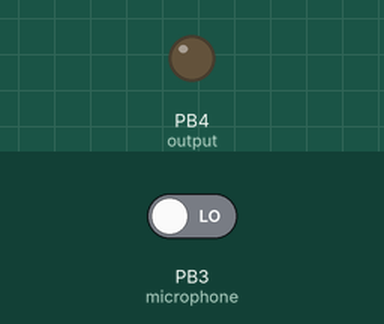
The sketch below on a simulated ATtiny85, built with avr-gcc and run on an emulated ATtiny85. Parts: output pins drawn as LEDs (lit = HIGH). The test bench sets the inputs (shaded band); at power-on: PB3 (microphone) LOW.

Above: at 1.2 s.
1.3 s: PB3 (microphone) driven HIGH
At 2.1 s:
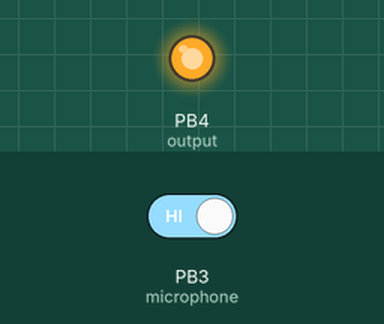
4.3 s: PB3 (microphone) driven LOW
At 4.3 s:
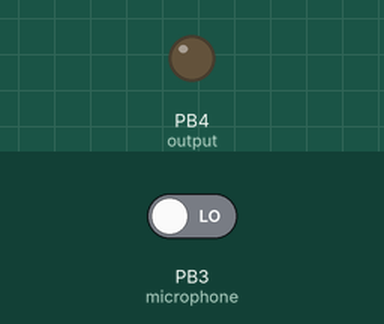
Timing chart, 0 to 7.3 s (numbered marks = the images above; inputs shaded):
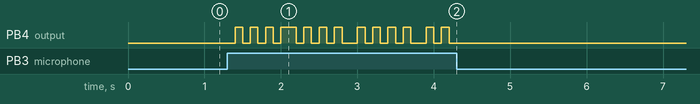

The sketch:

Attiny45-clapper.ino
```cpp
/*
* 1-Reset
* 2-pin 3 (Analog 3)
* 3-pin 4 (Analog 2)
* 4-GND
* 5-pin 0 (pwm)
* 6-pin 1 (pwm)
* 7-pin 2(analog 1)
* 8-VCC+
*/

int const microphone = 3;
int const output = 4;
boolean out = false;

void setup() {
  pinMode(microphone, INPUT);
  pinMode(output, OUTPUT);

  digitalWrite(output, LOW);
}

void loop() {
  if(digitalRead(microphone)) {
    delay(100);
    unsigned long time = millis();
    while(millis() - time < 700) {
      if (digitalRead(microphone)) {
        changeOutput();
        delay(100);
      }
    }
  }
}

void changeOutput() {
  if(out) {
    digitalWrite(output, LOW);
    out = false;
  }
  else {
    digitalWrite(output, HIGH);
    out = true;
  }
}
```

Measured:
- after the input at 1.3 s, PB4 (output): LOW → HIGH after 0.10 s, → LOW 0.10 s later, → HIGH 0.10 s later, → LOW 0.10 s later, … (26 changes in this stretch)
- after the input at 4.3 s, PB4 (output): stops changing and stays LOW
